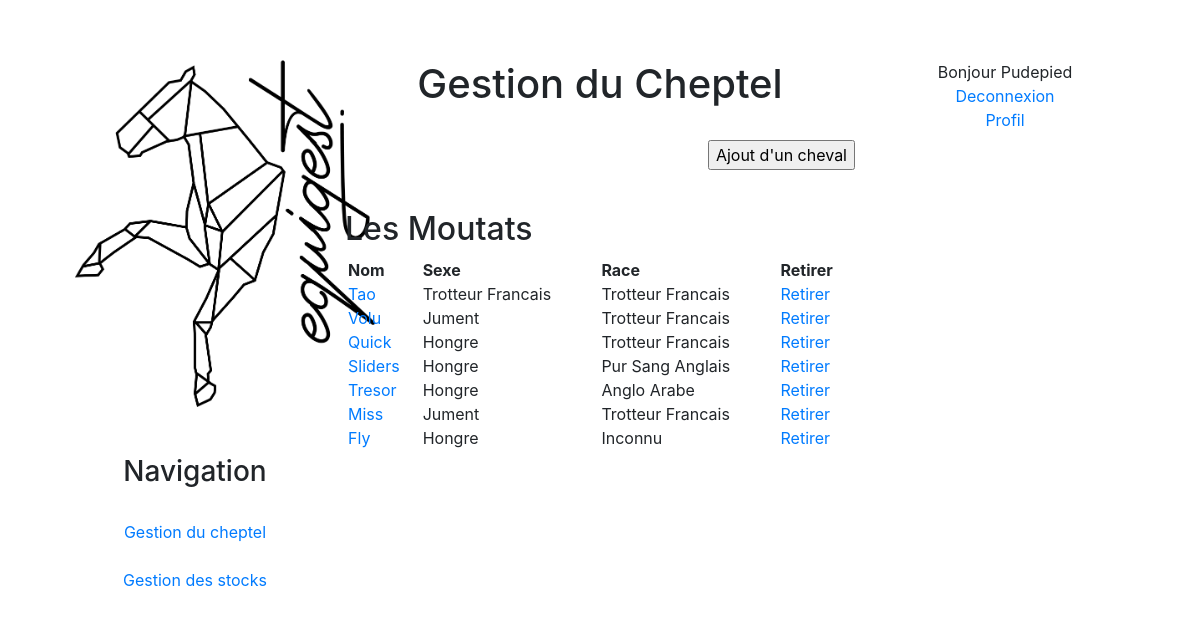
/index.php?action=gestion-cheptel (signed in), run on the app's committed database.
### tables this page shows
CREATE TABLE IF NOT EXISTS `ecurie` (
  `id` int(255) NOT NULL AUTO_INCREMENT,
  `nom` varchar(255) NOT NULL,
  `adresse` varchar(255) NOT NULL,
  `codePostal` varchar(255) NOT NULL,
  `ville` varchar(255) NOT NULL,
  `situation` varchar(255) NOT NULL,
  `idProprietaire` int(255) NOT NULL,
  PRIMARY KEY (`id`)
);

CREATE TABLE IF NOT EXISTS `cheval` (
  `id` int(255) NOT NULL AUTO_INCREMENT,
  `nomCourant` varchar(255) NOT NULL,
  `nom` varchar(255) NOT NULL,
  `sire` varchar(255) NOT NULL,
  `robe` varchar(255) NOT NULL,
  `sexe` varchar(255) NOT NULL,
  `dob` varchar(255) NOT NULL,
  `race` varchar(255) NOT NULL,
  `studbook` varchar(255) NOT NULL,
  `pere` varchar(255) NOT NULL,
  `mere` varchar(255) NOT NULL,
  `pereMere` varchar(255) NOT NULL,
  `idEcurie` int(11) NOT NULL,
  PRIMARY KEY (`id`)
);

### config/actions.php (called while the page is built)
<?php
$listeDesActions = array(
    "acceuil" => "vues/acceuil.php",
    "inscription" => "vues/inscription.php",
    "connexion" => "vues/connexion.php",
    "deconnexion" => "traitement/deconnexion.php",
    "espace-membre" => "vues/espaceMembre.php",
    "gestion-cheptel" => "vues/gestionCheptel.php",
    "gestion-stocks" => "vues/gestionStocks.php",
    "entretien-cheptel" => "vues/entretienCheptel.php",
    "ajout-cheval" => "vues/ajoutCheval.php",
    "retirer-cheval" => "vues/retirerCheval.php",
    "modifier-cheval" => "vues/modifierCheval.php",
    "cheval" => "vues/cheval.php",
    "entree-stock" => "vues/entreeStock.php",
    "marechalerie" => "vues/marechalerie.php",
    "urgence-veto" => "vues/urgenceVeto.php",
    "veterinaire" => "vues/veterinaire.php",
    "traitement-inscription" => "traitement/traitInscription.php",
    "traitement-connexion" => "traitement/traitConnexion.php",
    "traitement-ajout" => "traitement/traitAjout.php",
    "profil" => "vues/profil.php",
    "ajout-ecurie" => "vues/ajoutEcurie.php",
    "trait-ecurie" => "traitement/traitEcurie.php",
    "trait-modifier" => "traitement/traitModifier.php",
    "trait-stock" => "traitement/traitStock.php"
)
?>

### vues/gestionCheptel.php (the view, shortened to what this page needs)
<h1>Gestion du Cheptel</h1><br>
<form method="POST" action="../equigest/index.php?action=ajout-cheval" class="ajoutCheval">
    <input type="submit" value="Ajout d'un cheval">
</form><br>
<?php
    $req = $pdo -> prepare('SELECT * FROM ecurie WHERE idProprietaire = ?');
    $req -> execute(array($_SESSION['id']));
    while($ecurie = $req -> fetch()){
        echo ('<h2>'.$ecurie['nom'].'</h2>');
        $reqCheval = $pdo -> prepare('SELECT * FROM cheval WHERE idEcurie = ?');
        $reqCheval -> execute(array($ecurie['id']));
        $rowAll = $reqCheval -> fetchAll();
        ?>
        <table class="liste" width="100%">
            <tr>
                <th>Nom</th>
                <th>Sexe</th>
                <th>Race</th>
                <th>Retirer</th>
            </tr>
        <?php
        foreach($rowAll as $row){
        ?>
            <tr>
                <td><?php echo '<a href="../equigest/index.php?action=cheval&id='.$row['id'].'">'.$row['nomCourant'].'</a>'; ?></td>
                <td><?php echo $row['sexe']; ?></td>
                <td><?php echo $row['race']; ?></td>
                <td><a href="../equigest/index.php?action=retirer-cheval&id=<?php echo $row['id']; ?>">Retirer</a></td>
        <?php
        }
        ?>
        </table><br>
<?php
    }
?>

### index.php (shortened to what this page needs)
<?php
include("config/actions.php");
?>
<html>
    <head>
        <link href="config/style.css" rel="stylesheet">
        <link rel="stylesheet" href="https://stackpath.bootstrapcdn.com/bootstrap/4.1.3/css/bootstrap.min.css">
    </head>
    <body>
        <div class="container-fluid">
            <div class="row">
                <div class="col-3">
                    <center><a href="index.php?action=acceuil"><img src="img/logo.png" width="300 px"></a></center><br><br>
                    <?php
                        if (isset($_SESSION['id'])){
                            echo '<div class="nav"><h3>Navigation</h3><br>';
                            echo '<a href="index.php?action=gestion-cheptel">Gestion du cheptel</a><br>';
                            echo '<a href="index.php?action=gestion-stocks">Gestion des stocks</a><br></div>';
                        }
                    ?>
                </div>
                <div class="col-6">
                    <?php
                    if (isset($_GET["action"])) {
                        $action = $_GET["action"];
                    } else {
                        $action = "accueil";
                    }
                    if (array_key_exists($action, $listeDesActions) == false) {
                        include("vues/404.php");
                    } else {
                        include($listeDesActions[$action]);
                    }
                    ?>
                </div>
                <div class="col-3">
                    <div id="login">
                    <?php
                        if (isset($_SESSION['id'])) {
                            echo "Bonjour " . $_SESSION['username'] . " <br><a href='index.php?action=deconnexion'>Deconnexion</a><br>
                            <a href='index.php?action=profil&id=".$_SESSION['id']."'>Profil</a>";
                        } else {
                            echo '<a href="index.php?action=connexion">Connexion</a><br>
                            <a href="index.php?action=inscription">Inscription</a>';
                        }
                        ?>
                    </div>
                </div>
            </div>
        </div>
    </body>
</html>

### config/style.css (style rules this page uses)
body { padding: 5% }
h1 { text-align: center }
h3 { text-align: center }
.nav { flex-direction:column; align-items: center; }
.liste { padding: 1px 0px 1px 0px; border-collapse: separate; vertical-align: middle; }
.ajoutCheval { text-align: right; }
#login { text-align: center; }
.liste td { min-width: 25%; }

### data on the page
ecurie: nom "Les Moutats"
cheval: nomCourant "Tao", sexe "Trotteur Francais", race "Trotteur Francais"
cheval: nomCourant "Volu", sexe "Jument", race "Trotteur Francais"
cheval: nomCourant "Quick", sexe "Hongre", race "Trotteur Francais"
cheval: nomCourant "Sliders", sexe "Hongre", race "Pur Sang Anglais"
cheval: nomCourant "Tresor", sexe "Hongre", race "Anglo Arabe"
cheval: nomCourant "Miss", sexe "Jument", race "Trotteur Francais"
cheval: nomCourant "Fly", sexe "Hongre", race "Inconnu"

### other printed values
$_SESSION['username'] "Pudepied"
